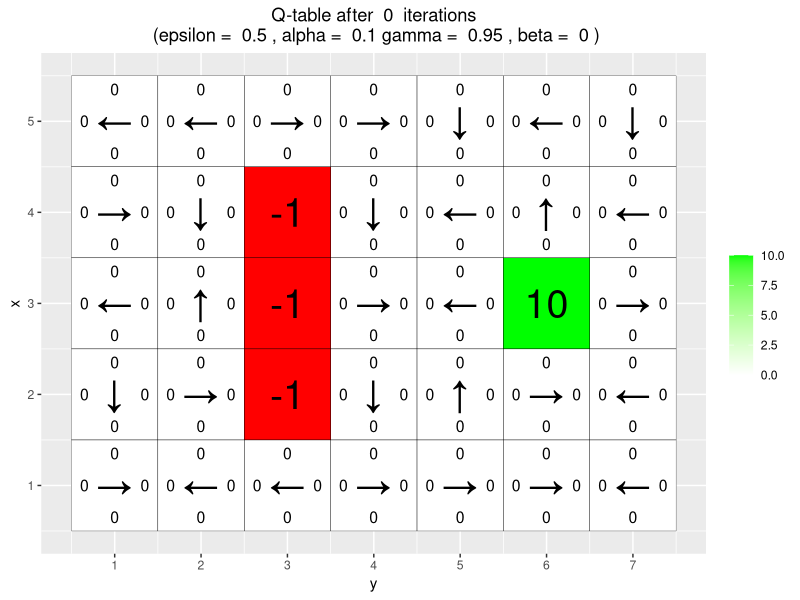
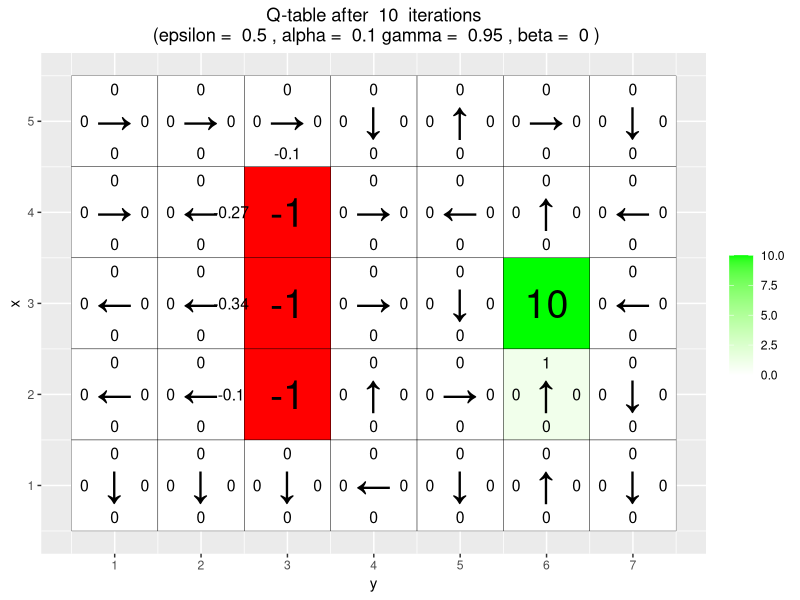
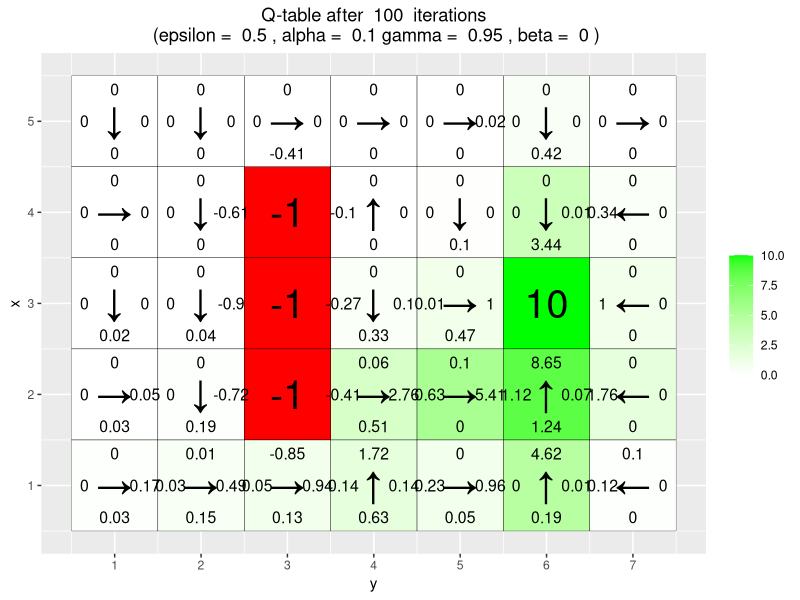
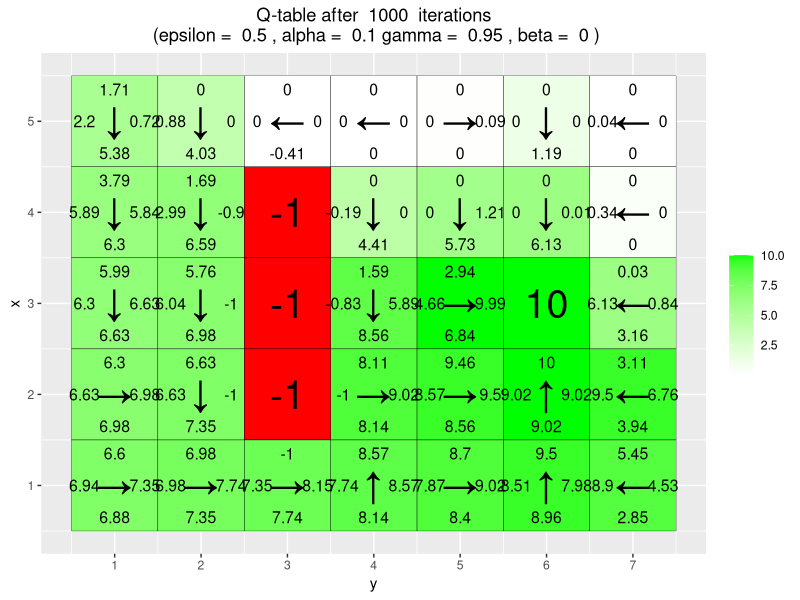
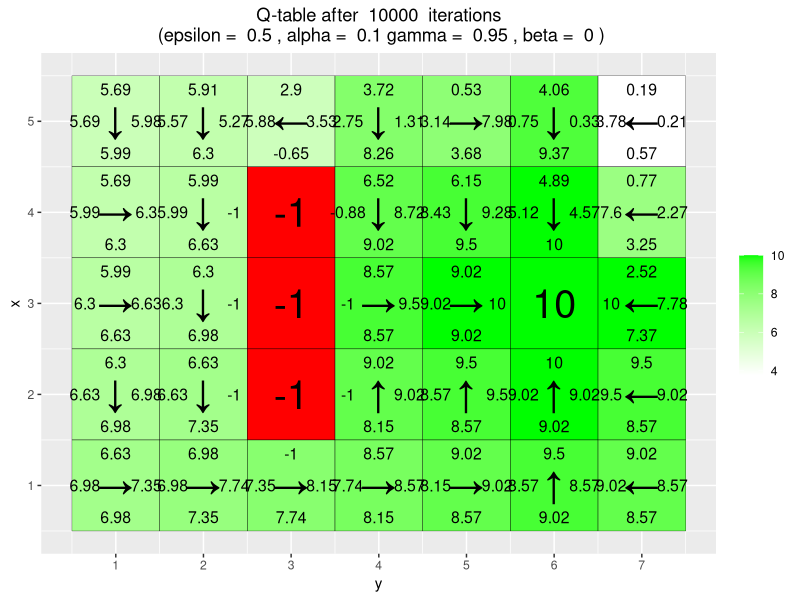
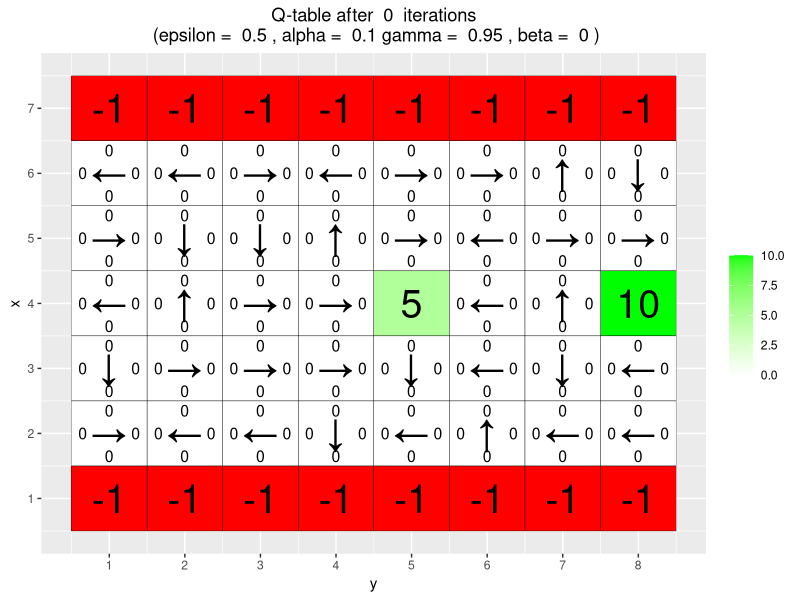
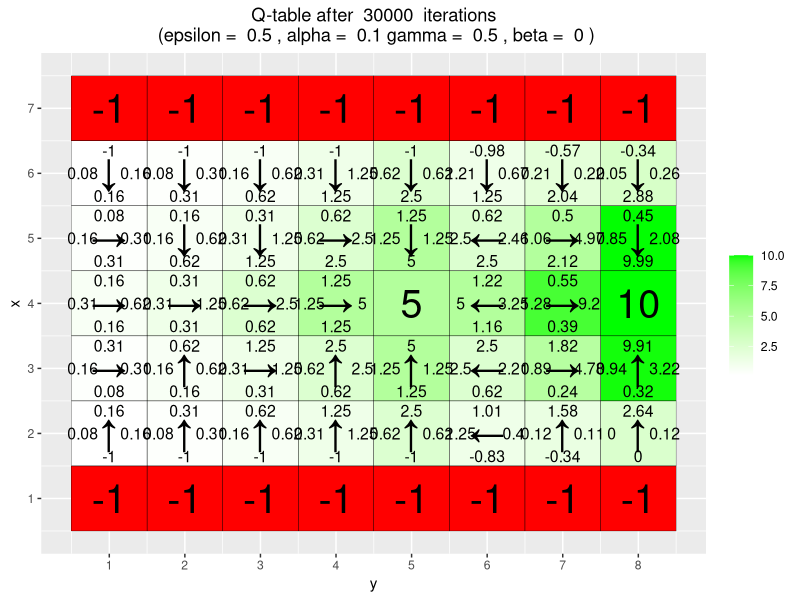
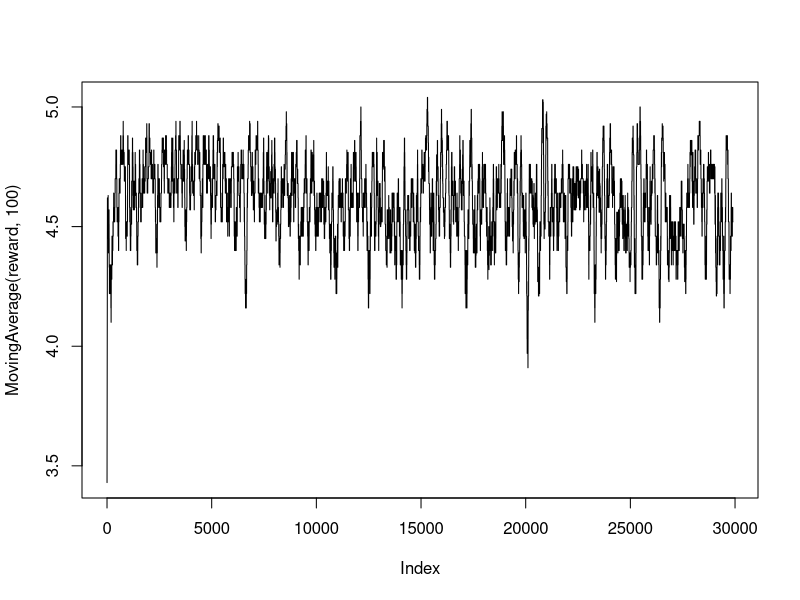

These charts were generated, in order, by the following R code: (Note: a time limit stopped this script after it produced the figures.)
# By Jose M. Peña and Joel Oskarsson.
# For teaching purposes.
# jose.m.pena@liu.se.

#####################################################################################################
# Q-learning
#####################################################################################################

#install.packages("ggplot2")
#install.packages("vctrs")
library(ggplot2)
library(vctrs)

# If you do not see four arrows in line 16, then do the following:
# File/Reopen with Encoding/UTF-8

arrows <- c("↑", "→", "↓", "←")
action_deltas <- list(c(1,0), # up
                      c(0,1), # right
                      c(-1,0), # down
                      c(0,-1)) # left

vis_environment <- function(iterations=0, epsilon = 0.5, alpha = 0.1, gamma = 0.95, beta = 0){
  
  # Visualize an environment with rewards. 
  # Q-values for all actions are displayed on the edges of each tile.
  # The (greedy) policy for each state is also displayed.
  # 
  # Args:
  #   iterations, epsilon, alpha, gamma, beta (optional): for the figure title.
  #   reward_map (global variable): a HxW array containing the reward given at each state.
  #   q_table (global variable): a HxWx4 array containing Q-values for each state-action pair.
  #   H, W (global variables): environment dimensions.
  
  df <- expand.grid(x=1:H,y=1:W)
  foo <- mapply(function(x,y) ifelse(reward_map[x,y] == 0,q_table[x,y,1],NA),df$x,df$y)
  df$val1 <- as.vector(round(foo, 2))
  foo <- mapply(function(x,y) ifelse(reward_map[x,y] == 0,q_table[x,y,2],NA),df$x,df$y)
  df$val2 <- as.vector(round(foo, 2))
  foo <- mapply(function(x,y) ifelse(reward_map[x,y] == 0,q_table[x,y,3],NA),df$x,df$y)
  df$val3 <- as.vector(round(foo, 2))
  foo <- mapply(function(x,y) ifelse(reward_map[x,y] == 0,q_table[x,y,4],NA),df$x,df$y)
  df$val4 <- as.vector(round(foo, 2))
  foo <- mapply(function(x,y) 
    ifelse(reward_map[x,y] == 0,arrows[GreedyPolicy(x,y)],reward_map[x,y]),df$x,df$y)
  df$val5 <- as.vector(foo)
  foo <- mapply(function(x,y) ifelse(reward_map[x,y] == 0,max(q_table[x,y,]),
                                     ifelse(reward_map[x,y]<0,NA,reward_map[x,y])),df$x,df$y)
  df$val6 <- as.vector(foo)
  
  print(ggplot(df,aes(x = y,y = x)) +
          scale_fill_gradient(low = "white", high = "green", na.value = "red", name = "") +
          geom_tile(aes(fill=val6)) +
          geom_text(aes(label = val1),size = 4,nudge_y = .35,na.rm = TRUE) +
          geom_text(aes(label = val2),size = 4,nudge_x = .35,na.rm = TRUE) +
          geom_text(aes(label = val3),size = 4,nudge_y = -.35,na.rm = TRUE) +
          geom_text(aes(label = val4),size = 4,nudge_x = -.35,na.rm = TRUE) +
          geom_text(aes(label = val5),size = 10) +
          geom_tile(fill = 'transparent', colour = 'black') + 
          ggtitle(paste("Q-table after ",iterations," iterations\n",
                        "(epsilon = ",epsilon,", alpha = ",alpha,"gamma = ",gamma,", beta = ",beta,")")) +
          theme(plot.title = element_text(hjust = 0.5)) +
          scale_x_continuous(breaks = c(1:W),labels = c(1:W)) +
          scale_y_continuous(breaks = c(1:H),labels = c(1:H)))
  
}

GreedyPolicy <- function(x, y){
  
  # Get a greedy action for state (x,y) from q_table.
  #
  # Args:
  #   x, y: state coordinates.
  #   q_table (global variable): a HxWx4 array containing Q-values for each state-action pair.
  # 
  # Returns:
  #   An action, i.e. integer in {1,2,3,4}.
  
  # Your code here.
  move = which(q_table[x,y,] == max(q_table[x,y,]))
  if(length(move) > 1){
    return(sample(move,1))
  }
  else{
    return(move)
  }
}

EpsilonGreedyPolicy <- function(x, y, epsilon){
  
  # Get an epsilon-greedy action for state (x,y) from q_table.
  #
  # Args:
  #   x, y: state coordinates.
  #   epsilon: probability of acting randomly.
  # 
  # Returns:
  #   An action, i.e. integer in {1,2,3,4}.
  
  # Your code here.
  if (runif(1,0,1) > epsilon){
    return(GreedyPolicy(x,y))
  }
  else{
    return(sample(4,1))
  }
}

transition_model <- function(x, y, action, beta){
  
  # Computes the new state after given action is taken. The agent will follow the action 
  # with probability (1-beta) and slip to the right or left with probability beta/2 each.
  # 
  # Args:
  #   x, y: state coordinates.
  #   action: which action the agent takes (in {1,2,3,4}).
  #   beta: probability of the agent slipping to the side when trying to move.
  #   H, W (global variables): environment dimensions.
  # 
  # Returns:
  #   The new state after the action has been taken.
  
  delta <- sample(-1:1, size = 1, prob = c(0.5*beta,1-beta,0.5*beta))
  final_action <- ((action + delta + 3) %% 4) + 1
  foo <- c(x,y) + unlist(action_deltas[final_action])
  foo <- pmax(c(1,1),pmin(foo,c(H,W)))
  
  return (foo)
}

q_learning <- function(start_state, epsilon = 0.5, alpha = 0.1, gamma = 0.95, 
                       beta = 0){
  
  # Perform one episode of Q-learning. The agent should move around in the 
  # environment using the given transition model and update the Q-table.
  # The episode ends when the agent reaches a terminal state.
  # 
  # Args:
  #   start_state: array with two entries, describing the starting position of the agent.
  #   epsilon (optional): probability of acting greedily.
  #   alpha (optional): learning rate.
  #   gamma (optional): discount factor.
  #   beta (optional): slipping factor.
  #   reward_map (global variable): a HxW array containing the reward given at each state.
  #   q_table (global variable): a HxWx4 array containing Q-values for each state-action pair.
  # 
  # Returns:
  #   reward: reward received in the episode.
  #   correction: sum of the temporal difference correction terms over the episode.
  #   q_table (global variable): Recall that R passes arguments by value. So, q_table being
  #   a global variable can be modified with the superassigment operator <<-.
  
  #qtable holds values for the expected future reward of an action given a certain state
  
  Qstate=start_state
  reward=0
  temporal_difference=0
  
  repeat{
    # Follow policy, execute action, get reward.
    x=Qstate[1]
    y=Qstate[2]
    #Compute what action to take
    action=EpsilonGreedyPolicy(x, y, epsilon)
    #action=GreedyPolicy(x, y)
    #Compute new state after given action
    new_state=transition_model(x, y, action, beta)
    #Extract the reward for the given action with the given state
    reward=reward_map[new_state[1], new_state[2]]
    
    #Temporal difference = R + γ maxQ(S′, a) − Q(S, A) 
    # Q-table update.
    temporal_difference=temporal_difference  + reward+gamma*max(q_table[new_state[1], new_state[2],])
    q_table[x,y,action] <<- q_table[x,y,action] + alpha*(reward + gamma*max(q_table[new_state[1], new_state[2],]) - q_table[x,y,action])
    
    #Update the state coordinates
    Qstate=new_state
    
    if(reward!=0)
      # End episode.
      return (c(reward,temporal_difference))
  }

  }


#####################################################################################################
# Q-Learning Environments
#####################################################################################################

###################### Environment A (learning)
set.seed(12345)
W <- 7
H <- 5

reward_map <- matrix(0, nrow = H, ncol = W)
reward_map[3,6] <- 10
reward_map[2:4,3] <- -1

q_table <- array(0,dim = c(H,W,4))

vis_environment()

for(i in 1:10000){
  foo <- q_learning(start_state = c(3,1))
  
  if(any(i==c(10,100,1000,10000)))
    vis_environment(i)
}
## Environment B (the effect of epsilon and gamma)
#
set.seed(12345)
H <- 7
W <- 8

reward_map <- matrix(0, nrow = H, ncol = W)
reward_map[1,] <- -1
reward_map[7,] <- -1
reward_map[4,5] <- 5
reward_map[4,8] <- 10

q_table <- array(0,dim = c(H,W,4))

vis_environment()

MovingAverage <- function(x, n){
  
  cx <- c(0,cumsum(x))
  rsum <- (cx[(n+1):length(cx)] - cx[1:(length(cx) - n)]) / n
  
  return (rsum)
}

for(j in c(0.5,0.75,0.95)){
  q_table <- array(0,dim = c(H,W,4))
  reward <- NULL
  correction <- NULL
  
  for(i in 1:30000){
    foo <- q_learning(gamma = j, start_state = c(4,1))
    reward <- c(reward,foo[1])
    correction <- c(correction,foo[2])
  }
  
  vis_environment(i, gamma = j)
  plot(MovingAverage(reward,100),type = "l")
  plot(MovingAverage(correction,100),type = "l")
}

for(j in c(0.5,0.75,0.95)){
  q_table <- array(0,dim = c(H,W,4))
  reward <- NULL
  correction <- NULL
  
  for(i in 1:30000){
    foo <- q_learning(epsilon = 0.1, gamma = j, start_state = c(4,1))
    reward <- c(reward,foo[1])
    correction <- c(correction,foo[2])
  }
  
  vis_environment(i, epsilon = 0.1, gamma = j)
  plot(MovingAverage(reward,100),type = "l")
  plot(MovingAverage(correction,100),type = "l")
}
########################## Environment C (the effect of beta).

H <- 3
W <- 6
reward_map <- matrix(0, nrow = H, ncol = W)
reward_map[1,2:5] <- -1
reward_map[1,6] <- 10

q_table <- array(0,dim = c(H,W,4))

vis_environment()

for(j in c(0,0.2,0.4,0.66)){
  q_table <- array(0,dim = c(H,W,4))
  
  for(i in 1:10000)
    foo <- q_learning(gamma = 0.6, beta = j, start_state = c(1,1))
  
  vis_environment(i, gamma = 0.6, beta = j)
}#
